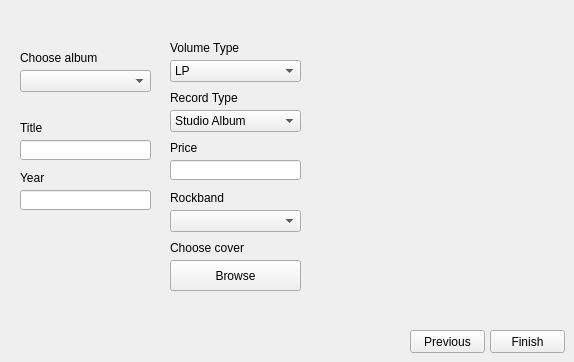
      <widget class="QWidget" name="updateAlbumPage">
       <widget class="QLabel" name="label_44">
        <property name="geometry">
         <rect>
          <x>170</x>
          <y>40</y>
          <width>131</width>
          <height>16</height>
         </rect>
        </property>
        <property name="text">
         <string>Volume Type</string>
        </property>
       </widget>
       <widget class="QPushButton" name="coverBrowseButton_2">
        <property name="geometry">
         <rect>
          <x>170</x>
          <y>260</y>
          <width>131</width>
          <height>31</height>
         </rect>
        </property>
        <property name="text">
         <string>Browse</string>
        </property>
       </widget>
       <widget class="QLabel" name="coverLabel_4">
        <property name="geometry">
         <rect>
          <x>320</x>
          <y>30</y>
          <width>231</width>
          <height>231</height>
         </rect>
        </property>
        <property name="text">
         <string/>
        </property>
        <property name="pixmap">
         <pixmap resource="dbclient.qrc">:/resources/no-cover.jpg</pixmap>
        </property>
        <property name="scaledContents">
         <bool>true</bool>
        </property>
       </widget>
       <widget class="QLineEdit" name="albumYearLineEdit_2">
        <property name="geometry">
         <rect>
          <x>20</x>
          <y>190</y>
          <width>131</width>
          <height>20</height>
         </rect>
        </property>
       </widget>
       <widget class="QLineEdit" name="albumPriceLineEdit_2">
        <property name="geometry">
         <rect>
          <x>170</x>
          <y>160</y>
          <width>131</width>
          <height>20</height>
         </rect>
        </property>
       </widget>
       <widget class="QLabel" name="label_45">
        <property name="geometry">
         <rect>
          <x>170</x>
          <y>190</y>
          <width>131</width>
          <height>16</height>
         </rect>
        </property>
        <property name="text">
         <string>Rockband</string>
        </property>
       </widget>
       <widget class="QLabel" name="label_46">
        <property name="geometry">
         <rect>
          <x>170</x>
          <y>90</y>
          <width>131</width>
          <height>16</height>
         </rect>
        </property>
        <property name="text">
         <string>Record Type</string>
        </property>
       </widget>
       <widget class="QLabel" name="label_47">
        <property name="geometry">
         <rect>
          <x>20</x>
          <y>170</y>
          <width>131</width>
          <height>16</height>
         </rect>
        </property>
        <property name="text">
         <string>Year</string>
        </property>
       </widget>
       <widget class="QComboBox" name="volumeTypeComboBox_2">
        <property name="geometry">
         <rect>
          <x>170</x>
          <y>60</y>
          <width>131</width>
          <height>22</height>
         </rect>
        </property>
        <item>
         <property name="text">
          <string>LP</string>
         </property>
        </item>
        <item>
         <property name="text">
          <string>EP</string>
         </property>
        </item>
        <item>
         <property name="text">
          <string>Single</string>
         </property>
        </item>
       </widget>
       <widget class="QLabel" name="label_48">
        <property name="geometry">
         <rect>
          <x>170</x>
          <y>240</y>
          <width>131</width>
          <height>16</height>
         </rect>
        </property>
        <property name="text">
         <string>Choose cover</string>
        </property>
       </widget>
       <widget class="QComboBox" name="recordTypeComboBox_2">
        <property name="geometry">
         <rect>
          <x>170</x>
          <y>110</y>
          <width>131</width>
          <height>22</height>
         </rect>
        </property>
        <item>
         <property name="text">
          <string>Studio Album</string>
         </property>
        </item>
        <item>
         <property name="text">
          <string>Concert Album</string>
         </property>
        </item>
        <item>
         <property name="text">
          <string>Compilation</string>
         </property>
        </item>
       </widget>
       <widget class="QLabel" name="label_49">
        <property name="geometry">
         <rect>
          <x>20</x>
          <y>120</y>
          <width>131</width>
          <height>16</height>
         </rect>
        </property>
        <property name="text">
         <string>Title</string>
        </property>
       </widget>
       <widget class="QPushButton" name="updateAlbumPreviousButton">
        <property name="geometry">
         <rect>
          <x>410</x>
          <y>330</y>
          <width>75</width>
          <height>23</height>
         </rect>
        </property>
        <property name="text">
         <string>Previous</string>
        </property>
       </widget>
       <widget class="QLineEdit" name="albumTitleLineEdit_2">
        <property name="geometry">
         <rect>
          <x>20</x>
          <y>140</y>
          <width>131</width>
          <height>20</height>
         </rect>
        </property>
       </widget>
       <widget class="QLabel" name="label_50">
        <property name="geometry">
         <rect>
          <x>170</x>
          <y>140</y>
          <width>131</width>
          <height>16</height>
         </rect>
        </property>
        <property name="text">
         <string>Price</string>
        </property>
       </widget>
       <widget class="QPushButton" name="updateAlbumFinishButton">
        <property name="geometry">
         <rect>
          <x>490</x>
          <y>330</y>
          <width>75</width>
          <height>23</height>
         </rect>
        </property>
        <property name="text">
         <string>Finish</string>
        </property>
       </widget>
       <widget class="QComboBox" name="chooseRockbandComboBox_8">
        <property name="geometry">
         <rect>
          <x>170</x>
          <y>210</y>
          <width>131</width>
          <height>22</height>
         </rect>
        </property>
       </widget>
       <widget class="QLabel" name="label_77">
        <property name="geometry">
         <rect>
          <x>20</x>
          <y>50</y>
          <width>131</width>
          <height>16</height>
         </rect>
        </property>
        <property name="text">
         <string>Choose album</string>
        </property>
       </widget>
       <widget class="QComboBox" name="chooseAlbumComboBox_2">
        <property name="geometry">
         <rect>
          <x>20</x>
          <y>70</y>
          <width>131</width>
          <height>22</height>
         </rect>
        </property>
       </widget>
      </widget>
